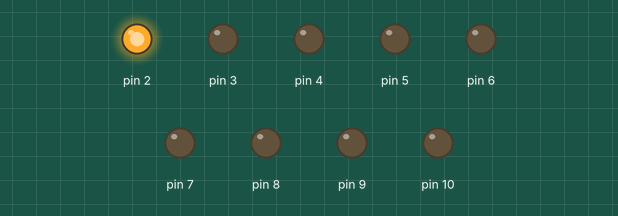
This sketch was run on a simulated Arduino Uno, built with avr-gcc and run on an emulated ATmega328P. On the bench: output pins drawn as LEDs (lit = HIGH).

Above: at 0.2 s.
At 1.2 s:
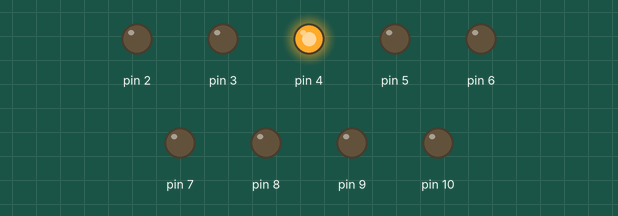
At 2.7 s:
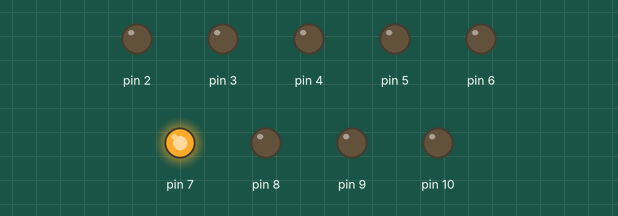
At 5.7 s:
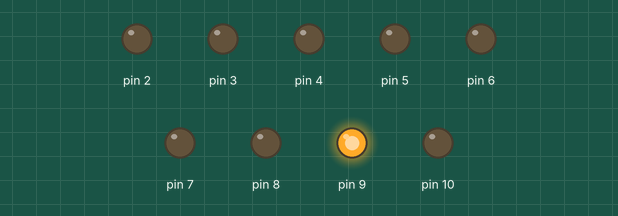
At 8.7 s:
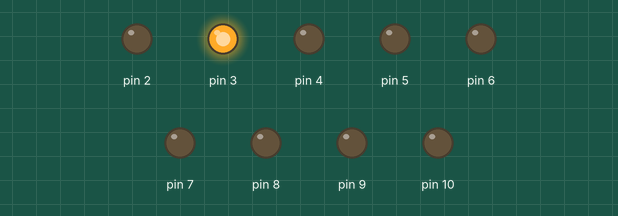
At 11.7 s:
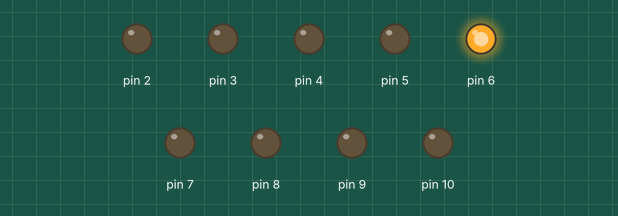
Timing chart, 0 to 12.4 s (numbered marks = the images above):
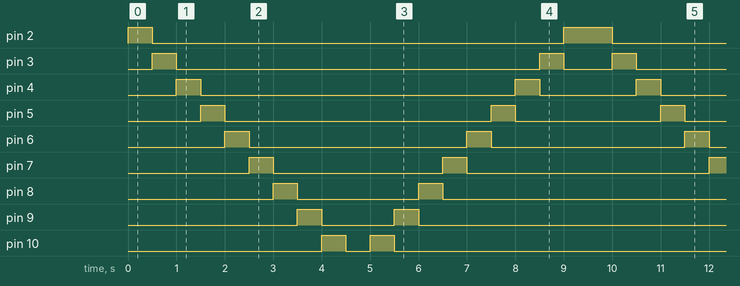

Measured:
- by itself, pin 2: repeats every 9.5 s: LOW 8.5 s, HIGH 1.0 s
- by itself, pin 3: repeats every 9.5 s: LOW 7.5 s, HIGH 0.50 s, LOW 1.0 s, HIGH 0.50 s
- by itself, pin 4: repeats every 9.5 s: LOW 6.5 s, HIGH 0.50 s, LOW 2.0 s, HIGH 0.50 s
- by itself, pin 5: repeats every 9.5 s: LOW 5.5 s, HIGH 0.50 s, LOW 3.0 s, HIGH 0.50 s
- by itself, pin 6: alternates HIGH for 0.50 s and LOW for 4.5 s
- by itself, pin 7: repeats every 9.5 s: LOW 3.5 s, HIGH 0.50 s, LOW 5.0 s, HIGH 0.50 s
- by itself, pin 8: repeats every 9.5 s: LOW 2.5 s, HIGH 0.50 s, LOW 6.0 s, HIGH 0.50 s
- by itself, pin 9: repeats every 9.5 s: LOW 1.5 s, HIGH 0.50 s, LOW 7.0 s, HIGH 0.50 s

The sketch:

LAB_1___task_1.ino
```cpp
 /*
 *  LAB 1
 *  (1/2/23) Rabu
 *  ALIFF HAIKAL
 */

int timer = 500; // The higher the number, the slower the timing.

void setup()// use a for loop to initialize each pin as an output
{
  for (int thisPin = 2; thisPin < 11; thisPin++)
  {
    pinMode(thisPin, OUTPUT);
  }
}

void loop ()// loop from the lowest pin to the highest
{
  for (int thisPin = 2; thisPin < 11; thisPin++)
  {
    digitalWrite(thisPin, HIGH); // turn the pin on
    delay(timer);
    digitalWrite(thisPin, LOW); // turn the pin off
  }

  // loop from the highest pin to the lowest

  for (int thisPin = 11; thisPin >= 2; thisPin--)
  {
    digitalWrite(thisPin, HIGH); // turn the pin on
    delay(timer);
    digitalWrite(thisPin, LOW); // turn the pin off
  }
}
```
